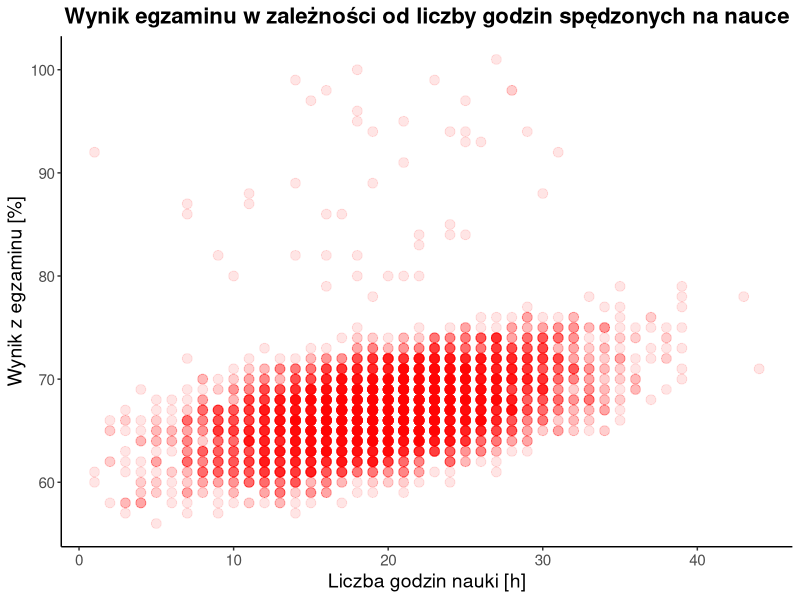
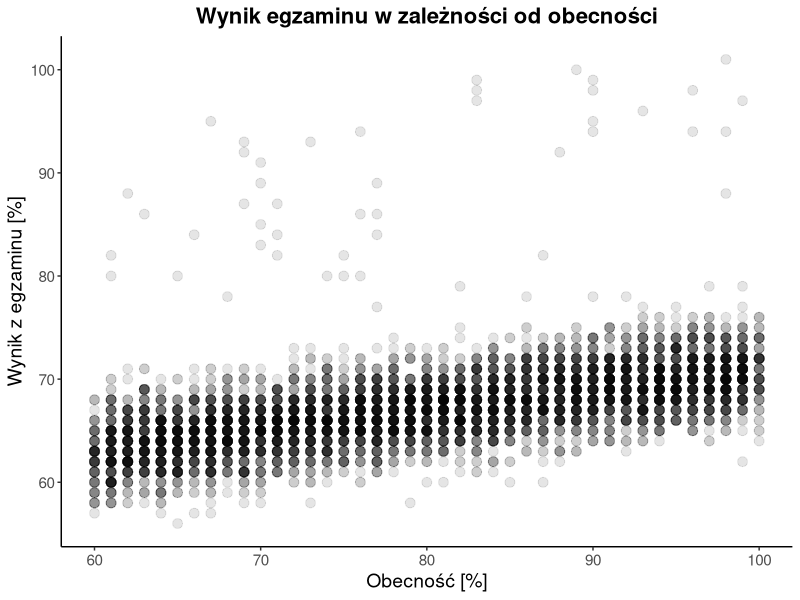
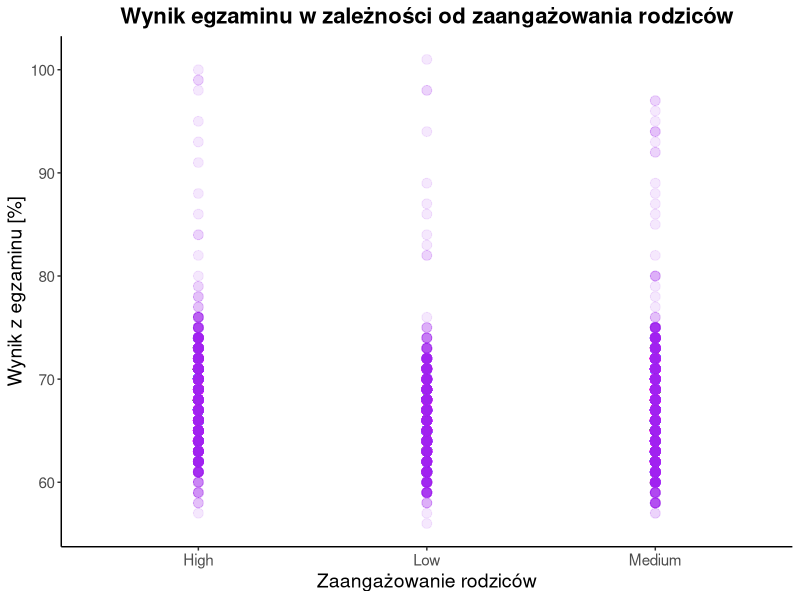
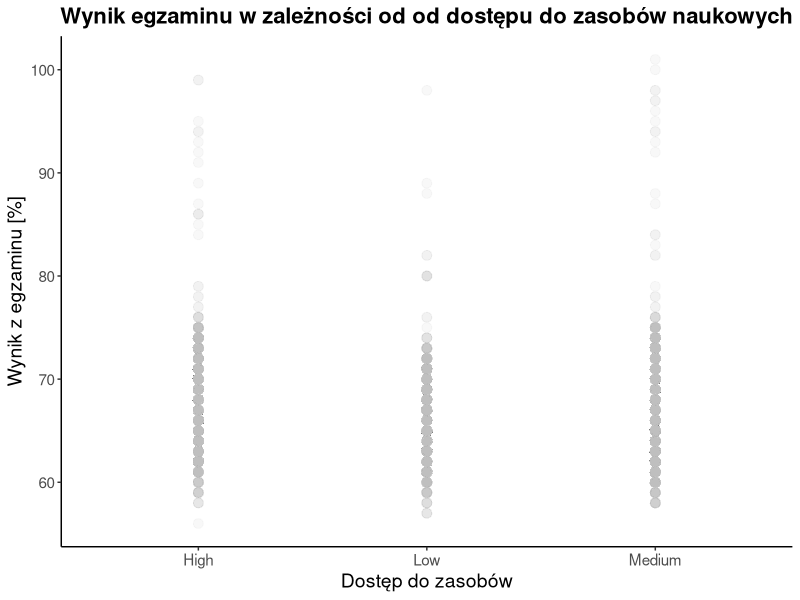
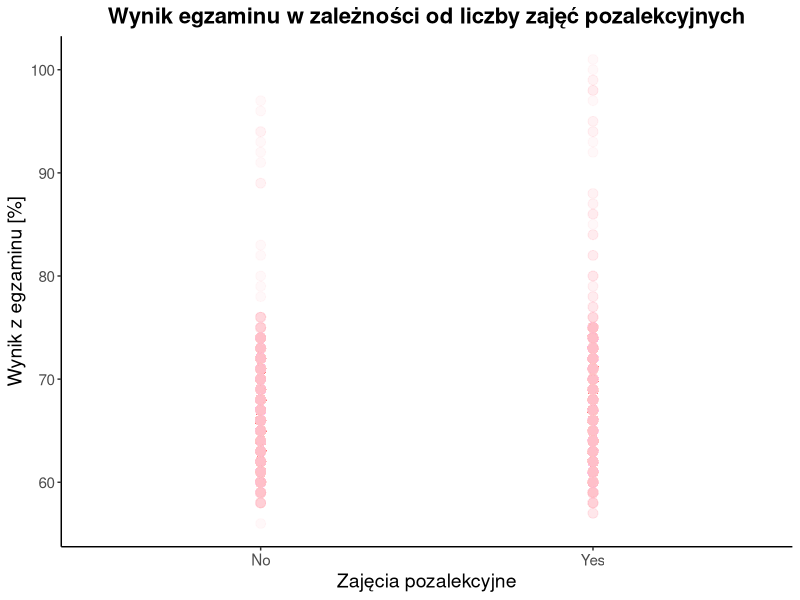
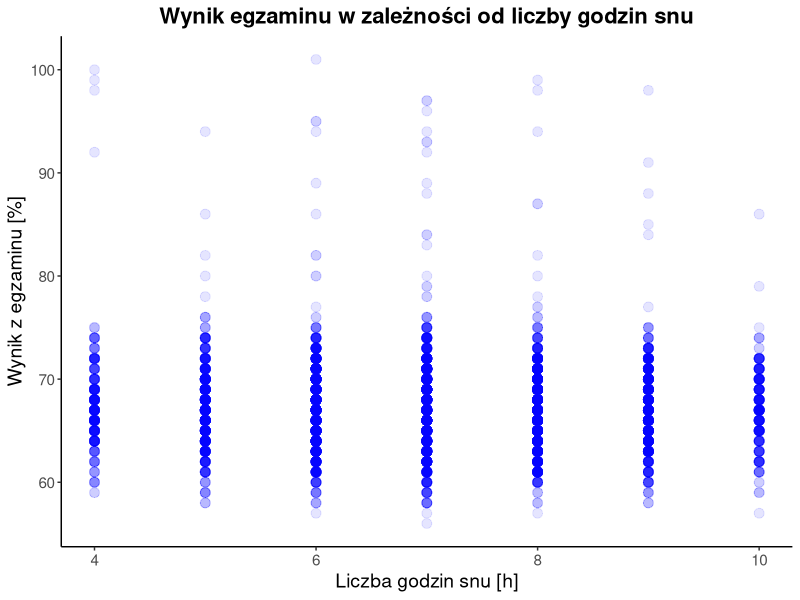
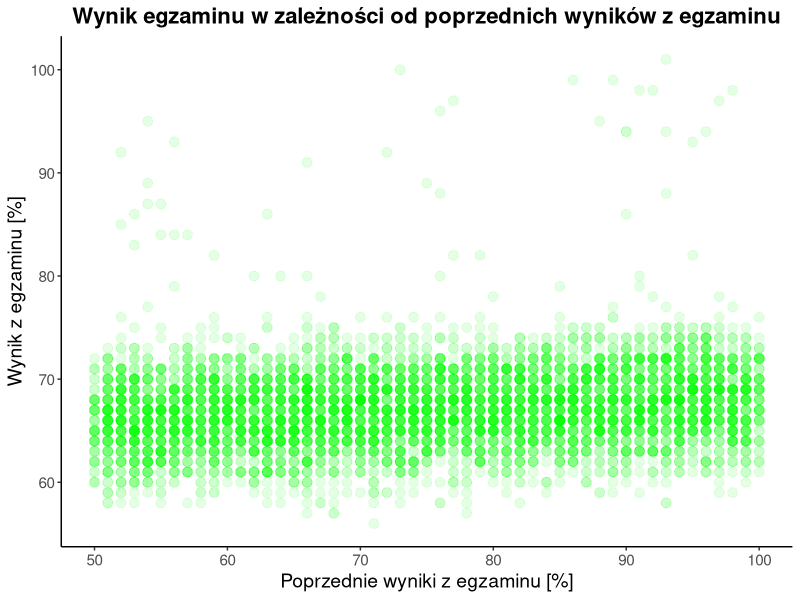
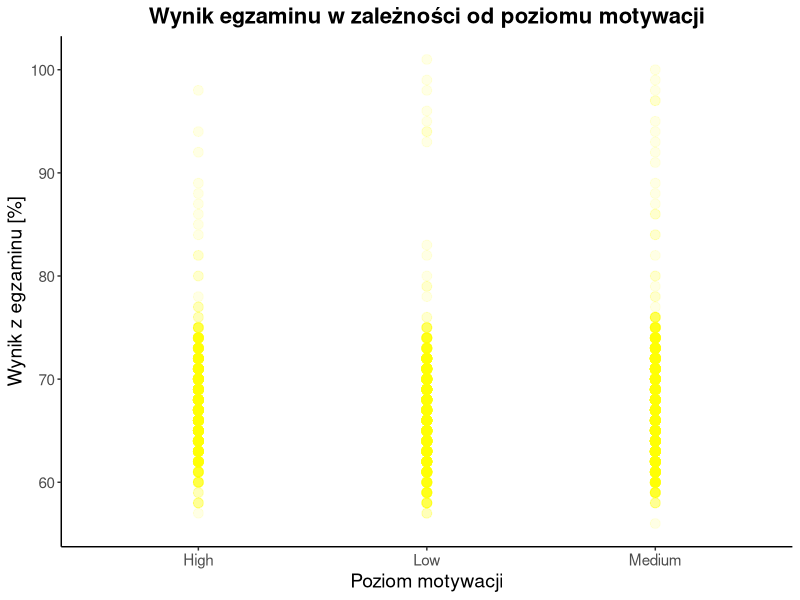

These charts were generated, in order, by the following R code:
library(tidyverse)

dane <- read_csv("czynniki.csv")

my_theme <- theme_classic() +
  theme(plot.title = element_text(face = "bold", size = 16, hjust = 0.5),
        axis.title = element_text(size = 14),
        axis.text = element_text(size = 11))

ggplot(dane, aes(x = Hours_Studied, y = Exam_Score)) +
  geom_point(size = 3, alpha = 0.1, colour = "red") +
  labs(title = "Wynik egzaminu w zależności od liczby godzin spędzonych na nauce",
       x = "Liczba godzin nauki [h]",
       y = "Wynik z egzaminu [%]") +
  my_theme

ggplot(dane, aes(x = Attendance, y = Exam_Score)) +
  geom_point(size = 3, alpha = 0.1, colour = "black") +
  labs(title = "Wynik egzaminu w zależności od obecności",
       x = "Obecność [%]",
       y = "Wynik z egzaminu [%]") +
  my_theme

ggplot(dane, aes(x = Parental_Involvement, y = Exam_Score)) +
  geom_point(size = 3, alpha = 0.1, colour = "purple") +
  labs(title = "Wynik egzaminu w zależności od zaangażowania rodziców",
       x = "Zaangażowanie rodziców",
       y = "Wynik z egzaminu [%]") +
  my_theme

ggplot(dane, aes(x = Access_to_Resources, y = Exam_Score)) +
  geom_point(size = 3, alpha = 0.1, colour = "grey") +
  labs(title = "Wynik egzaminu w zależności od od dostępu do zasobów naukowych",
       x = "Dostęp do zasobów",
       y = "Wynik z egzaminu [%]") +
  my_theme

ggplot(dane, aes(x = Extracurricular_Activities, y = Exam_Score)) +
  geom_point(size = 3, alpha = 0.1, colour = "pink") +
  labs(title = "Wynik egzaminu w zależności od liczby zajęć pozalekcyjnych",
       x = "Zajęcia pozalekcyjne",
       y = "Wynik z egzaminu [%]") +
  my_theme

ggplot(dane, aes(x = Sleep_Hours, y = Exam_Score)) +
  geom_point(size = 3, alpha = 0.1, colour = "blue") +
  labs(title = "Wynik egzaminu w zależności od liczby godzin snu",
       x = "Liczba godzin snu [h]",
       y = "Wynik z egzaminu [%]") +
  my_theme

ggplot(dane, aes(x = Previous_Scores, y = Exam_Score)) +
  geom_point(size = 3, alpha = 0.1, colour = "green") +
  labs(title = "Wynik egzaminu w zależności od poprzednich wyników z egzaminu",
       x = "Poprzednie wyniki z egzaminu [%]",
       y = "Wynik z egzaminu [%]") +
  my_theme

ggplot(dane, aes(x = Motivation_Level, y = Exam_Score)) +
  geom_point(size = 3, alpha = 0.1, colour = "yellow") +
  labs(title = "Wynik egzaminu w zależności od poziomu motywacji",
       x = "Poziom motywacji",
       y = "Wynik z egzaminu [%]") +
  my_theme

ggplot(dane, aes(x = Internet_Access, y = Exam_Score)) +
  geom_point(size = 3, alpha = 0.1, colour = "brown") +
  labs(title = "Wynik egzaminu w zależności od dostępu do internetu",
       x = "Dostęp do internetu",
       y = "Wynik z egzaminu [%]") +
  my_theme

ggplot(dane, aes(x = Tutoring_Sessions, y = Exam_Score)) +
  geom_point(size = 3, alpha = 0.1, colour = "orange") +
  labs(title = "Wynik egzaminu w zależności od ilości korepetycji",
       x = "Ilość korepetycji",
       y = "Wynik z egzaminu [%]") +
  my_theme

ggplot(dane, aes(x = Family_Income, y = Exam_Score)) +
  geom_point(size = 3, alpha = 0.1, colour = "lightblue") +
  labs(title = "Wynik egzaminu w zależności od zarobku rodziny",
       x = "Zarobek rodziny",
       y = "Wynik z egzaminu [%]") +
  my_theme

ggplot(dane, aes(x = Teacher_Quality, y = Exam_Score)) +
  geom_point(size = 3, alpha = 0.1, colour = "lightgreen") +
  labs(title = "Wynik egzaminu w zależności od jakości kształcenia",
       x = "Jakość kształcenia",
       y = "Wynik z egzaminu [%]") +
  my_theme

ggplot(dane, aes(x = School_Type, y = Exam_Score)) +
  geom_point(size = 3, alpha = 0.1, colour = "darkgreen") +
  labs(title = "Wynik egzaminu w zależności od wybranego rodzaju szkoły",
       x = "Rodzaj szkoły",
       y = "Wynik z egzaminu [%]") +
  my_theme

ggplot(dane, aes(x = Peer_Influence, y = Exam_Score)) +
  geom_point(size = 3, alpha = 0.1, colour = "darkred") +
  labs(title = "Wynik egzaminu w zależności od wpływu rówieśników",
       x = "Wpływ rówieśników",
       y = "Wynik z egzaminu [%]") +
  my_theme

ggplot(dane, aes(x = Physical_Activity, y = Exam_Score)) +
  geom_point(size = 3, alpha = 0.1, colour = "darkblue") +
  labs(title = "Wynik egzaminu w zależności od liczby godzin spędzonych na aktywności fizycznej",
       x = "Aktywność fizyczna [h]",
       y = "Wynik z egzaminu [%]") +
  my_theme

ggplot(dane, aes(x = Learning_Disabilities, y = Exam_Score)) +
  geom_point(size = 3, alpha = 0.1, colour = "darkorange") +
  labs(title = "Wynik egzaminu w zależności od niepełnosprawności",
       x = "Niepełnosprawność",
       y = "Wynik z egzaminu [%]") +
  my_theme

ggplot(dane, aes(x = Parental_Education_Level, y = Exam_Score)) +
  geom_point(size = 3, alpha = 0.1, colour = "lightpink") +
  labs(title = "Wynik egzaminu w zależności od wykształcenia rodziców",
       x = "Wykształcenie rodziców",
       y = "Wynik z egzaminu [%]") +
  my_theme

ggplot(dane, aes(x = Distance_from_Home, y = Exam_Score)) +
  geom_point(size = 3, alpha = 0.1, colour = "lightgrey") +
  labs(title = "Wynik egzaminu w zależności od odległości od domu",
       x = "Odległość od domu",
       y = "Wynik z egzaminu [%]") +
  my_theme

ggplot(dane, aes(x = Gender, y = Exam_Score)) +
  geom_point(size = 3, alpha = 0.1, colour = "darkgrey") +
  labs(title = "Wynik egzaminu w zależności od płci",
       x = "Płeć",
       y = "Wynik z egzaminu [%]") +
  my_theme